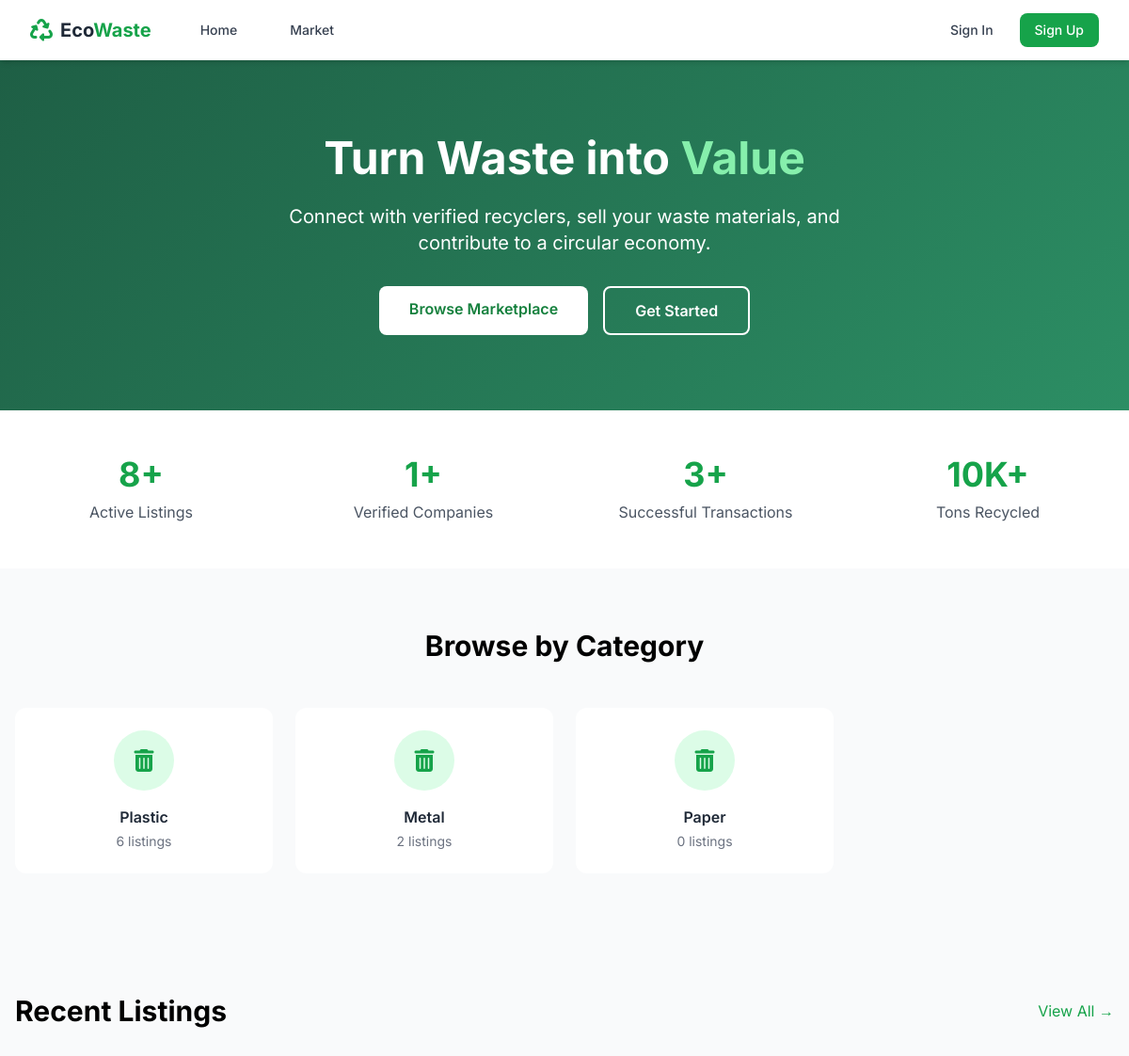
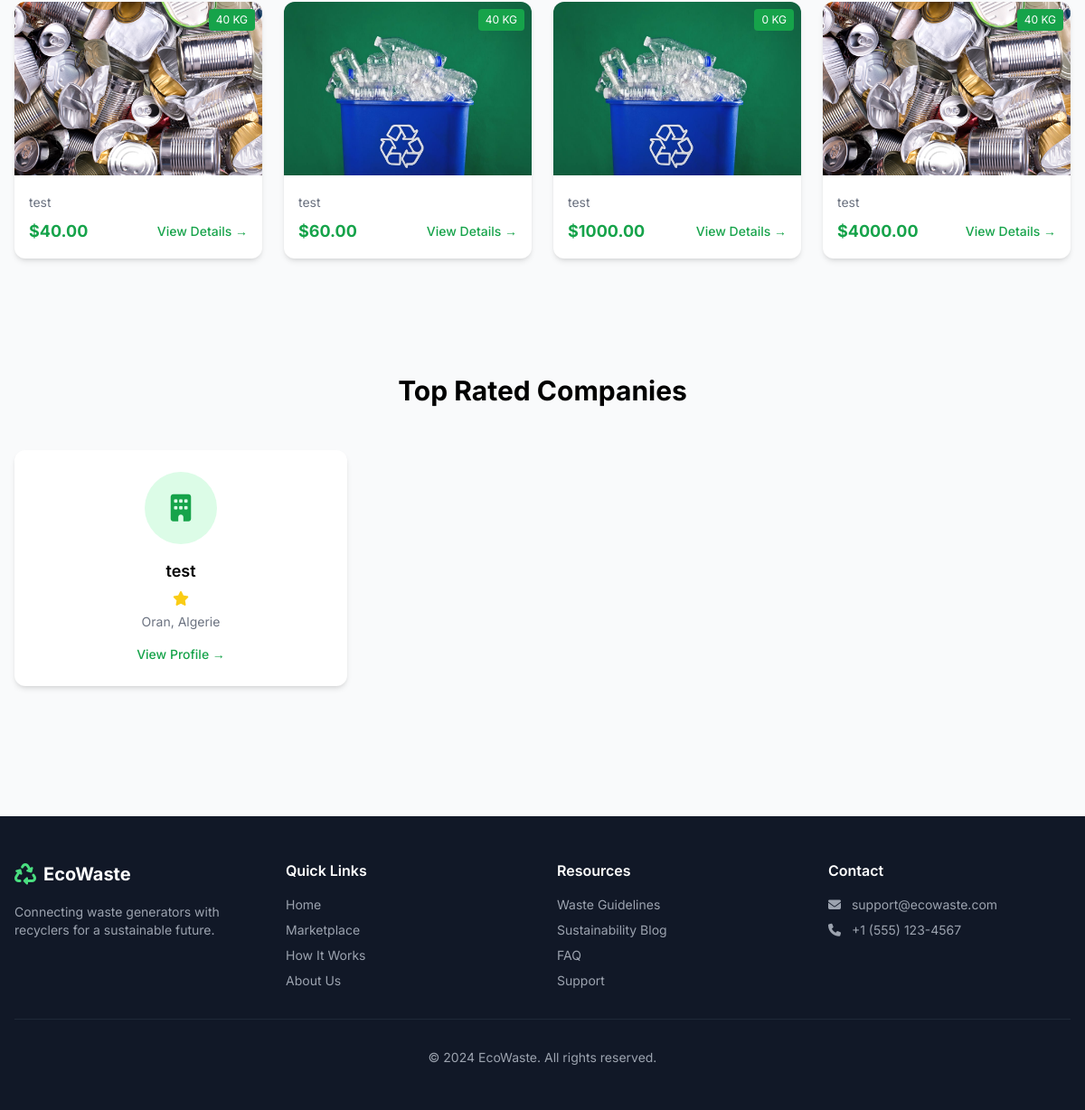
Before: / with the older database file (2 pictures, top to bottom).
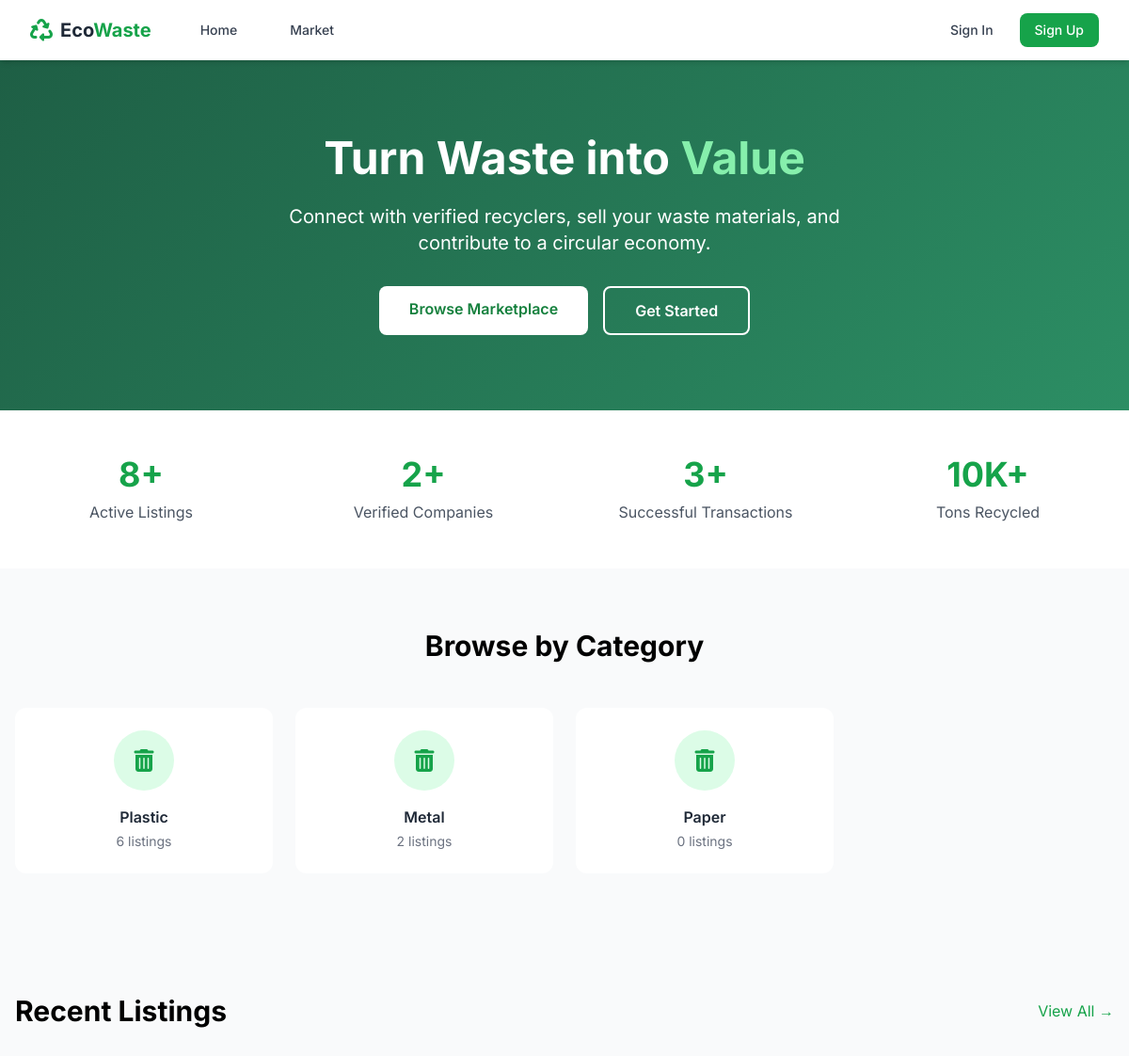
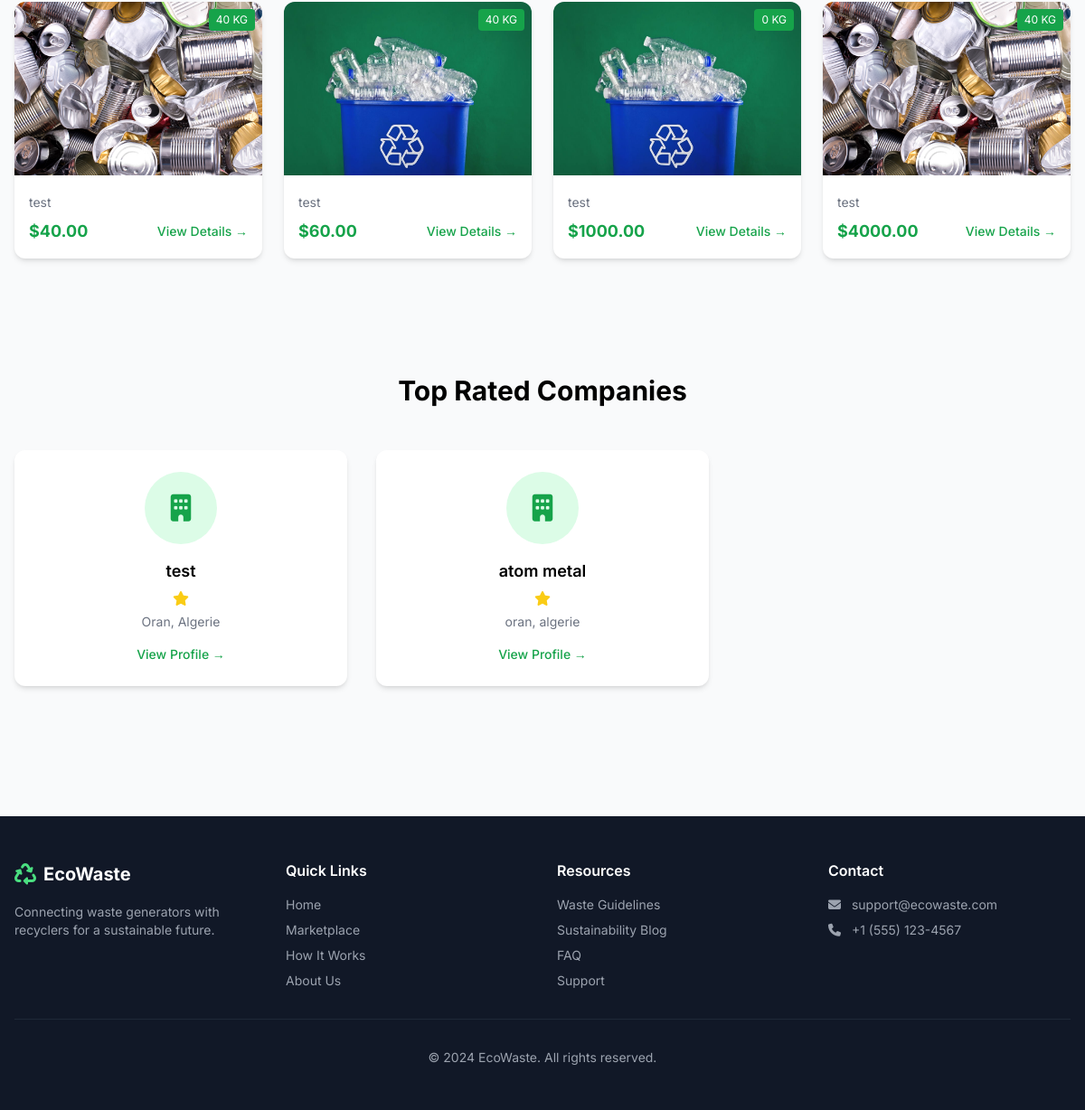
After: the same page with the newer database file (2 pictures, top to bottom).
### app/listings/models.py (models this page shows, shortened)
class Category(db.Model):
    id=db.Column(db.Integer(),primary_key=True)
    name=db.Column(db.String(length=30),nullable=False)
    Description=db.Column(db.String(length=300),nullable=False)
    default_image_url = db.Column(db.String(255))
    items=db.relationship("Item", back_populates="owned_category",lazy=True)
    qualities = db.relationship('Quality_attributes', back_populates='owned_quality',lazy=True)

class Item(db.Model):
    id=db.Column(db.Integer(),primary_key=True)
    company_id= db.Column(db.Integer(),db.ForeignKey('company.id'))
    category_id= db.Column(db.Integer(),db.ForeignKey('category.id'))
    user_id=db.Column(db.Integer(),db.ForeignKey('user.id'))
    name=db.Column(db.String(length=30),nullable=False)
    description=db.Column(db.String(length=1024))
    unit= db.Column(db.String(length=30),nullable=False)
    quantity= db.Column(db.Integer(),nullable=False)
    price_negotiable = db.Column(db.Boolean, default=True)
    minimum_order = db.Column(db.Numeric(10, 2), default=0)
    views=db.Column(db.Integer())
    pickup_address=db.Column(db.String(length=30))
    pickup_city=db.Column(db.String(length=30))
    pickup_country=db.Column(db.String(length=30))
    sell_type=db.Column(db.String(length=30))
    price=db.Column(db.Integer(),nullable=False)
    status=db.Column(db.String(length=30),default="pending") #active/closed/sold
    expires_at= db.Column(db.DateTime())
    created_at = db.Column(db.DateTime(timezone=True), server_default=db.func.now())
    images=db.relationship('Image',backref='owned_item',lazy=True)
    offers=db.relationship('Offer',backref='owned_item',lazy=True)
    views=db.relationship('View',backref='owned_item',lazy=True)
    owned_user = db.relationship("User", back_populates="items")
    owned_company = db.relationship("Company", back_populates="items")
    owned_category=db.relationship("Category",back_populates="items")
    offers = db.relationship('Offer', back_populates='owned_offer',lazy=True)
    transactions = db.relationship('Transaction', back_populates='listing',lazy=True)
    images = db.relationship('Image', back_populates='owned_image',lazy=True)
    qualities = db.relationship('Item_quality_values', back_populates='owned_item',lazy=True)

class Image(db.Model):
    id=db.Column(db.Integer(),primary_key=True)
    item_id= db.Column(db.Integer(),db.ForeignKey('item.id'))
    default=db.Column(db.Boolean(),default=False)
    uri=db.Column(db.String(length=30))
    created_at = db.Column(db.DateTime(timezone=True), server_default=db.func.now())
    owned_image = db.relationship('Item', back_populates='images',lazy=True)

### app/auth/models.py (models this page shows)
class Company(db.Model):
    id = db.Column(db.Integer(),primary_key=True)
    name = db.Column(db.String(length=30),nullable=False,unique=True)
    email = db.Column(db.String(200))
    phone = db.Column(db.String(50))
    website = db.Column(db.String(200))
    address = db.Column(db.String(length=30),nullable=False)
    country = db.Column(db.String(length=30),nullable=False)
    city = db.Column(db.String(length=30),nullable=False)
    company_type = db.Column(db.String(length=30),nullable=False) #generator, recycler, trader
    activity = db.Column(db.String(length=30),nullable=False)
    rc = db.Column(db.String(length=30))
    nif = db.Column(db.String(length=30))
    nis = db.Column(db.String(length=30))
    referal = db.Column(db.String(length=30))
    verified=db.Column(db.String(),default="pending")
    created_at = db.Column(db.DateTime(timezone=True), server_default=db.func.now())
    items = db.relationship('Item', back_populates='owned_company',lazy=True)
    users = db.relationship('User', back_populates='owned_company',lazy=True)
    buy_transactions=db.relationship('Transaction', back_populates='buyer_company',foreign_keys="Transaction.buyer_company_id",lazy=True)
    sell_transactions=db.relationship('Transaction', back_populates='seller_company',foreign_keys="Transaction.seller_company_id",lazy=True)
    offers = db.relationship("Offer",foreign_keys="Offer.sender_company_id",back_populates="sender_company",lazy=True)

### app/routes.py (the view)
@app.route("/")
def home_page():
    recent_listings=Item.query.order_by(desc(Item.created_at)).limit(4).all()
    categories=Category.query.all()
    featured_companies=Company.query.limit(5).all()
    total_listings=Item.query.count()
    total_companies=Company.query.count()
    total_transactions=Transaction.query.count()
    return render_template('home2.html',recent_listings=recent_listings,categories=categories,featured_companies=featured_companies,total_companies=total_companies,total_listings=total_listings,total_transactions=total_transactions)

### app/templates/home2.html (shortened to what this page needs)
{% extends "base.html" %}
{% block content %}
<section class="gradient-bg text-white py-20">
    <div class="max-w-7xl mx-auto px-4 text-center">
        <h1 class="text-5xl font-bold mb-6">Turn Waste into <span class="text-green-300">Value</span></h1>
        <p class="text-xl mb-8 max-w-2xl mx-auto">Connect with verified recyclers, sell your waste materials, and contribute to a circular economy.</p>
        <div class="flex justify-center space-x-4">
            <a href="{{ url_for('listings.market_category') }}" class="bg-white text-green-700 px-8 py-3 rounded-lg font-semibold hover:bg-gray-100 transition">
                Browse Marketplace
            </a>
            {% if not current_user.is_authenticated %}
            <a href="{{ url_for('auth.signup_page') }}" class="border-2 border-white text-white px-8 py-3 rounded-lg font-semibold hover:bg-white hover:text-green-700 transition">
                Get Started
            </a>
            {% endif %}
        </div>
    </div>
</section>
<section class="py-12 bg-white">
    <div class="max-w-7xl mx-auto px-4">
        <div class="grid grid-cols-1 md:grid-cols-4 gap-8">
            <div class="text-center">
                <div class="text-4xl font-bold text-green-600">{{ total_listings }}+</div>
                <div class="text-gray-600 mt-2">Active Listings</div>
            </div>
            <div class="text-center">
                <div class="text-4xl font-bold text-green-600">{{ total_companies }}+</div>
                <div class="text-gray-600 mt-2">Verified Companies</div>
            </div>
            <div class="text-center">
                <div class="text-4xl font-bold text-green-600">{{ total_transactions }}+</div>
                <div class="text-gray-600 mt-2">Successful Transactions</div>
            </div>
            <div class="text-center">
                <div class="text-4xl font-bold text-green-600">10K+</div>
                <div class="text-gray-600 mt-2">Tons Recycled</div>
            </div>
        </div>
    </div>
</section>
<section class="py-16 bg-gray-50">
    <div class="max-w-7xl mx-auto px-4">
        <h2 class="text-3xl font-bold text-center mb-12">Browse by Category</h2>
        <div class="grid grid-cols-2 md:grid-cols-4 gap-6">
            {% for category in categories %}
            <a href="{{ url_for('listings.market', category_id=category.id) }}" class="bg-white rounded-xl p-6 text-center hover:shadow-lg transition hover-scale">
                <div class="w-16 h-16 bg-green-100 rounded-full flex items-center justify-center mx-auto mb-4">
                    <i class="fas {{ category.icon or 'fa-trash-alt' }} text-2xl text-green-600"></i>
                </div>
                <h3 class="font-semibold text-gray-800">{{ category.name }}</h3>
                <p class="text-sm text-gray-500 mt-1">{{ category.items|length }} listings</p>
            </a>
            {% endfor %}
        </div>
    </div>
</section>
<section class="py-16">
    <div class="max-w-7xl mx-auto px-4">
        <div class="flex justify-between items-center mb-8">
            <h2 class="text-3xl font-bold">Recent Listings</h2>
            <a href="{{ url_for('listings.market_category') }}" class="text-green-600 hover:text-green-700">View All →</a>
        </div>
        <div class="grid grid-cols-1 md:grid-cols-3 lg:grid-cols-4 gap-6">
            {% for listing in recent_listings %}
            <div class="bg-white rounded-xl shadow-md overflow-hidden hover:shadow-lg transition">
                <div class="h-48 bg-gray-200 relative">
                    {% if listing.images[0] %}
                    <img src="{{ url_for('static',filename=listing.images[0].uri ) }}" class="w-full h-full object-cover">
                    {% else %}
                    <div class="w-full h-full bg-gradient-to-br from-gray-300 to-gray-400 flex items-center justify-center">
                        <i class="fas fa-recycle text-5xl text-gray-500"></i>
                    </div>
                    {% endif %}
                    <span class="absolute top-2 right-2 bg-green-600 text-white text-xs px-2 py-1 rounded">
                        {{ listing.quantity }} {{ listing.unit }}
                    </span>
                </div>
                <div class="p-4">
                    <p class="text-sm text-gray-500 mb-2">{{ listing.owned_company.name }}</p>
                    <div class="flex justify-between items-center">
                        {% if listing.price %}
                        <span class="text-lg font-bold text-green-600">${{ "%.2f"|format(listing.price) }}</span>
                        {% else %}
                        <span class="text-sm text-gray-500">Make Offer</span>
                        {% endif %}
                        <a href="{{ url_for('listings.detail', listing_id=listing.id) }}" class="text-green-600 hover:text-green-700 text-sm font-medium">
                            View Details →
                        </a>
                    </div>
                </div>
            </div>
            {% endfor %}
        </div>
    </div>
</section>
<section class="py-16 bg-gray-50">
    <div class="max-w-7xl mx-auto px-4">
        <h2 class="text-3xl font-bold text-center mb-12">Top Rated Companies</h2>
        <div class="grid grid-cols-1 md:grid-cols-3 gap-8">
            {% for company in featured_companies %}
            <div class="bg-white rounded-xl shadow-md p-6 text-center">
                {% if company.logo_url %}
                <img src="{{ company.logo_url }}" class="w-20 h-20 rounded-full mx-auto mb-4 object-cover">
                {% else %}
                <div class="w-20 h-20 bg-green-100 rounded-full flex items-center justify-center mx-auto mb-4">
                    <i class="fas fa-building text-3xl text-green-600"></i>
                </div>
                {% endif %}
                <h3 class="font-semibold text-lg">{{ company.name }}</h3>
                <div class="flex items-center justify-center mt-2">
                    <i class="fas fa-star text-yellow-400"></i>
                </div>
                <p class="text-sm text-gray-500 mt-2">{{ company.city }}, {{ company.country }}</p>
                <a href="#" class="mt-4 inline-block text-green-600 hover:text-green-700 text-sm font-medium">
                    View Profile →
                </a>
            </div>
            {% endfor %}
        </div>
    </div>
</section>
{% endblock %}

Changed rows visible on the page:
added Company: name "atom metal", city "oran", country "algerie"
Other visible differences:
{{ total_companies }}: "1" → "2"
